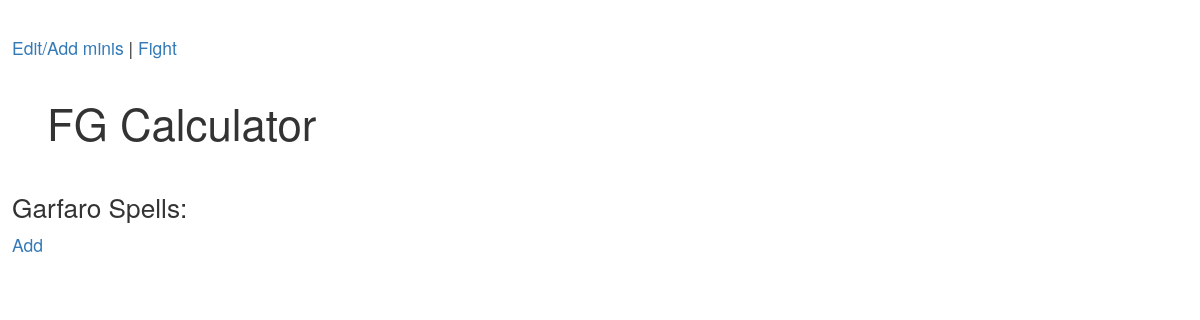
The app's page /show_spells/1, older data.
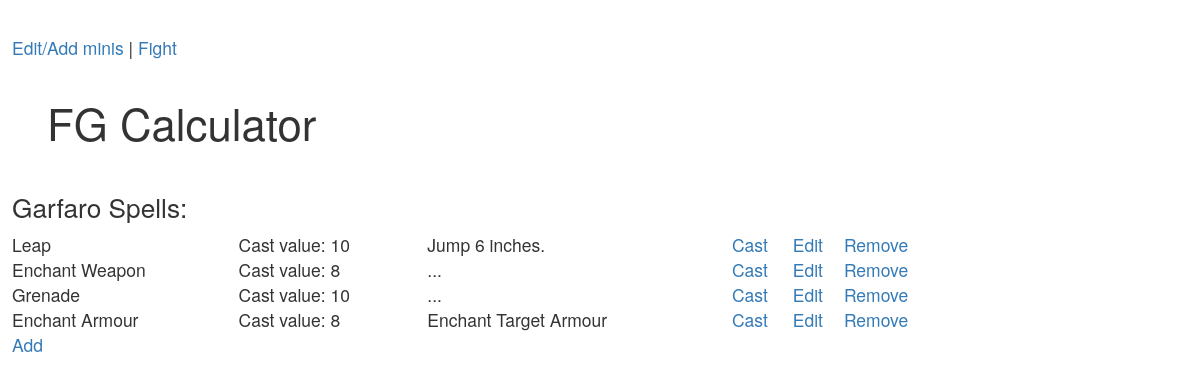
The same page, newer data.
### tables this page shows
CREATE TABLE "minis" (
	`type`	INTEGER,
	`name`	TEXT,
	`list`	TEXT,
	`user`	TEXT,
	`M`	INTEGER,
	`F`	INTEGER,
	`S`	INTEGER,
	`A`	INTEGER,
	`W`	INTEGER,
	`H`	INTEGER,
	`cwp_name`	TEXT,
	`cwp_damage_mod`	INTEGER,
	`cwp_armour_mod`	INTEGER,
	`swp_name`	TEXT,
	`swp_range`	INTEGER,
	`swp_damage_mod`	INTEGER
);

CREATE TABLE `spells` (
	`mini_id`	INTEGER,
	`name`	TEXT,
	`cast_value`	INTEGER,
	`description`	TEXT
);

### frostgrave.py (the view)
@app.route('/show_spells/<int:mini>')
def show_spells(mini):
    db = get_db()
    command = "SELECT spells.rowid, * FROM spells WHERE mini_id={}".format(mini)
    cur = db.execute(command)
    spells = cur.fetchall()
    stats = get_stats(mini)
    return render_template('show_spells.html', mini=stats, spells=spells)

### frostgrave.py (called while the page is built)
def connect_db():
    rv = sqlite3.connect(app.config['DATABASE'])
    rv.row_factory = sqlite3.Row
    return rv

def get_db():
    if not hasattr(g, 'sqlite_db'):
        g.sqlite_db = connect_db()
    return g.sqlite_db

def get_stats(id):
    db = get_db()
    cur = db.execute("SELECT rowid, * FROM minis WHERE rowid={} AND user=\"{}\"".format(id, USER_ID))
    stats = cur.fetchall()
    if len(stats) == 1:
        return stats[0]
    else:
        print("Error retrieving min stats for id={} and user=\"{}\"".format(id, USER_ID))
        return None

### templates/show_spells.html
{% extends "layout.html" %}
{% block body %}
<h2>{{ mini.name}} Spells:</h2>
<table style="width:80%">
{% for s in spells %}
    <tr>
        <td>{{ s.name }}</td>
        <td>Cast value: {{ s.cast_value }}</td>
        <td>{{ s.description }}</td>
        <td><a href="{{ url_for('cast_spell', spell=s.rowid)}}">Cast</a></td>
        <td><a href="{{ url_for('edit_spell', spell=s.rowid)}}">Edit</a></td>
        <td><a href="{{ url_for('remove_spell', spell=s.rowid)}}">Remove</a></td>
    </tr>
{% endfor %}
</table>
<a href="{{ url_for('add_spell', mini=mini.rowid) }}">Add</a>
{% endblock %}>

### templates/layout.html (shortened to what this page needs)
<!doctype html>
<link rel="stylesheet" href="https://maxcdn.bootstrapcdn.com/bootstrap/3.3.7/css/bootstrap.min.css"
>
<link rel=stylesheet type=text/css href="{{ url_for('static', filename='style.css') }}">
<div class=page>
    <a href="{{ url_for('show') }}">Edit/Add minis</a> | <td><a href="{{ url_for('hello') }}">Fight</a>
    <div class="title">
        <h1>FG Calculator</h1>
     </div>
    {% block body %}{% endblock %}
</div>

### static/style.css (style rules this page uses)
h1 { font-size: 2.5em; }
h2 { font-size: 1.5em; }
.page { margin: 2em auto; width: 98%; }
.title { margin-left: 1em; padding: 1em }

Row changes from the older to the newer data that the page shows:
now on this page (row edited): spells: name "Leap", cast_value "10", description "Jump 6 inches."
now on this page (row edited): spells: name "Enchant Weapon", cast_value "8", description "..."
added spells: name "Grenade", cast_value "10", description "..."
added spells: name "Enchant Armour", cast_value "8", description "Enchant Target Armour"
